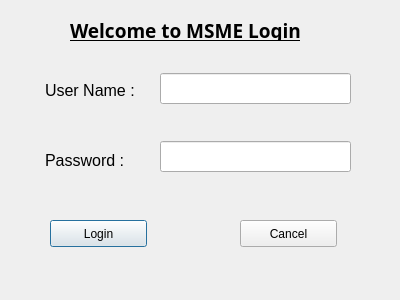
<?xml version="1.0" encoding="UTF-8"?>
<ui version="4.0">
    <class>Login</class>
    <widget class="QDialog" name="Login">
        <property name="geometry">
            <rect>
                <x>0</x>
                <y>0</y>
                <width>400</width>
                <height>300</height>
            </rect>
        </property>
        <property name="windowTitle">
            <string>Login</string>
        </property>
        <widget class="QPushButton" name="pushButton">
            <property name="geometry">
                <rect>
                    <x>50</x>
                    <y>220</y>
                    <width>97</width>
                    <height>27</height>
                </rect>
            </property>
            <property name="text">
                <string>Login</string>
            </property>
        </widget>
        <widget class="QPushButton" name="pushButton_2">
            <property name="geometry">
                <rect>
                    <x>240</x>
                    <y>220</y>
                    <width>97</width>
                    <height>27</height>
                </rect>
            </property>
            <property name="text">
                <string>Cancel</string>
            </property>
        </widget>
        <widget class="QLabel" name="label">
            <property name="geometry">
                <rect>
                    <x>70</x>
                    <y>20</y>
                    <width>261</width>
                    <height>21</height>
                </rect>
            </property>
            <property name="font">
                <font>
                    <family>Sans Serif</family>
                    <pointsize>14</pointsize>
                    <weight>75</weight>
                    <bold>true</bold>
                    <underline>true</underline>
                </font>
            </property>
            <property name="text">
                <string>Welcome to MSME Login</string>
            </property>
        </widget>
        <widget class="QLabel" name="label_2">
            <property name="geometry">
                <rect>
                    <x>45</x>
                    <y>80</y>
                    <width>101</width>
                    <height>20</height>
                </rect>
            </property>
            <property name="font">
                <font>
                    <pointsize>12</pointsize>
                </font>
            </property>
            <property name="text">
                <string>User Name :</string>
            </property>
        </widget>
        <widget class="QLabel" name="label_3">
            <property name="geometry">
                <rect>
                    <x>45</x>
                    <y>150</y>
                    <width>101</width>
                    <height>20</height>
                </rect>
            </property>
            <property name="font">
                <font>
                    <pointsize>12</pointsize>
                </font>
            </property>
            <property name="text">
                <string>Password :</string>
            </property>
        </widget>
        <widget class="QLineEdit" name="lineEdit">
            <property name="geometry">
                <rect>
                    <x>160</x>
                    <y>73</y>
                    <width>191</width>
                    <height>31</height>
                </rect>
            </property>
        </widget>
        <widget class="QLineEdit" name="lineEdit_2">
            <property name="geometry">
                <rect>
                    <x>160</x>
                    <y>141</y>
                    <width>191</width>
                    <height>31</height>
                </rect>
            </property>
            <property name="echoMode">
                <enum>QLineEdit::Password</enum>
            </property>
        </widget>
    </widget>
    <resources/>
    <connections/>
</ui>
